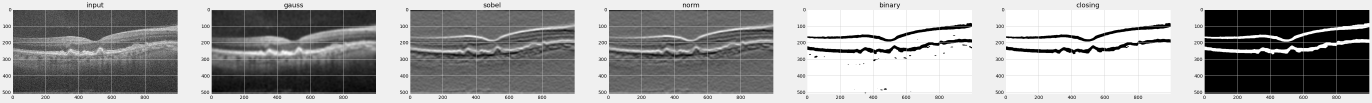
#> input picture solution1/pipeline_image_treatment.png, 4115 x 307 px (shown at 1/3 size); its folder holds only this picture in this run
$ python -i retina_quantification.py   (imports and definitions only)
#> lines starting #> are read from the running program, lines starting #| are printed output that depends on the picture; after the words box and inside, x2 and y2 are one past the last pixel; in counts of white or black regions, pixels touching at a corner belong together
#> further down, picture is the input picture: shape (307, 4115, 3); min 0, max 255, mean 159.9
from matplotlib import pyplot as plt
import matplotlib.image as mpimg
import numpy as np
import scipy
from skimage.filters import threshold_otsu,sobel,sobel_v,sobel_h
from scipy import ndimage
import os
from os import listdir
from os.path import isfile, join
from PIL import Image
from scipy import io
import pandas as pd
from scipy import ndimage
from scipy import signal
import skimage.filters as skifilt
import skimage.segmentation as skiseg
import skimage.morphology as skimorph
import cv2

def mask(input,sigma=9,area_threshold=2000):
#> called with sigma = 9, area_threshold = 2000
	i_gauss = ndimage.gaussian_filter(input,sigma)
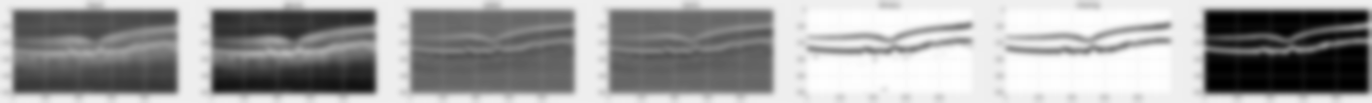
#> i_gauss: shape (307, 4115, 3) (shown at 1/3 size); min 0, max 254, mean 158.7
	i_gauss = (i_gauss-np.min(i_gauss))/(np.max(i_gauss)-np.min(i_gauss))
	i_sobel_v=scipy.ndimage.sobel(i_gauss, axis=0, output=None, mode='reflect', cval=0.0)
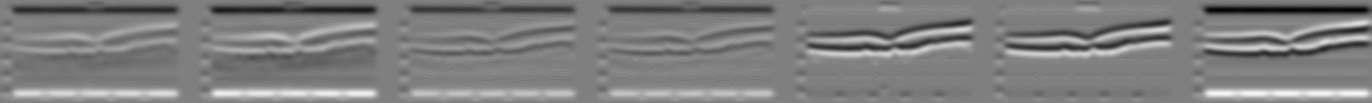
#> i_sobel_v: shape (307, 4115, 3) float64 (shown at 1/3 size); min -1.39, max 1.39, mean -0.001; drawn with min black and max white
	i_sobel_h=scipy.ndimage.sobel(i_gauss, axis=1, output=None, mode='reflect', cval=0.0)
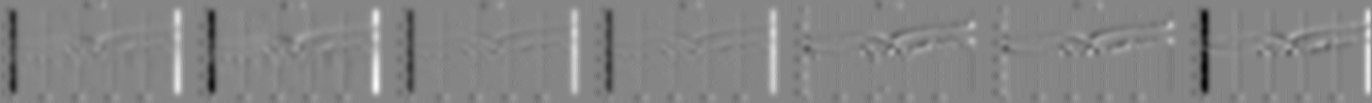
#> i_sobel_h: shape (307, 4115, 3) float64 (shown at 1/3 size); min -1.39, max 1.26, mean -0.00219; drawn with min black and max white

	i_sobel=i_sobel_v #+i_sobel_h**2
	i_normalized=i_sobel
	tho = skifilt.threshold_otsu(i_normalized)
#> tho = 0.2
	i_bw = i_normalized<tho
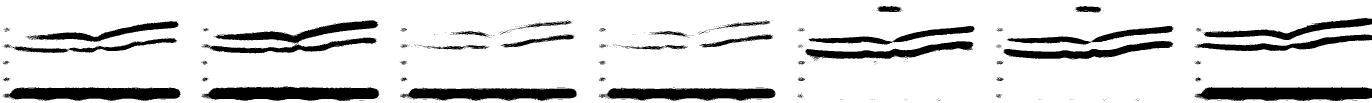
#> i_bw: shape (307, 4115, 3) bool (shown at 1/3 size); 85.2% white; 465 black regions (400 under 20 px), largest, box (x1, y1, x2, y2) and area: (3583, 261, 4115, 303) 18462, (604, 259, 1139, 303) 18083, (8, 262, 543, 303) 17168
	i_rh = skimorph.remove_small_holes(i_bw,area_threshold)
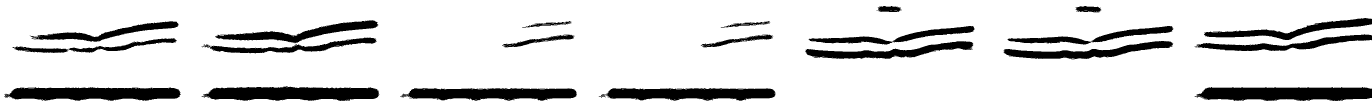
#> i_rh: shape (307, 4115, 3) bool (shown at 1/3 size); 85.9% white; 21 black regions, largest, box (x1, y1, x2, y2) and area: (3583, 261, 4115, 303) 18416, (604, 259, 1139, 303) 18032, (12, 262, 543, 302) 17124

	kernel = np.ones((20,20),np.uint8)
	i_rh_8 = np.array(1-i_rh, dtype=np.uint8)
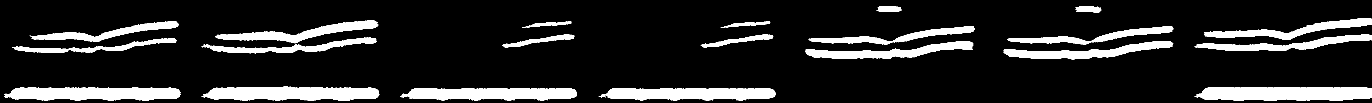
#> i_rh_8: shape (307, 4115, 3) (shown at 1/3 size); values 0 (black) and 1 (white), 14.1% white; 21 white regions, largest, box (x1, y1, x2, y2) and area: (3583, 261, 4115, 303) 18416, (604, 259, 1139, 303) 18032, (12, 262, 543, 302) 17124
	i_closing = cv2.morphologyEx(i_rh_8, op=cv2.MORPH_CLOSE,kernel=kernel)
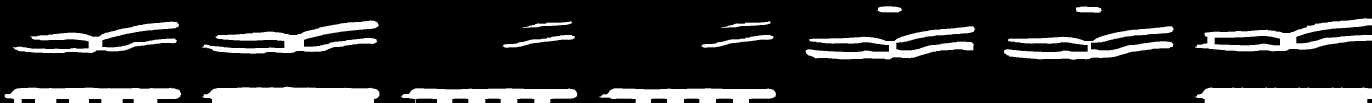
#> i_closing: shape (307, 4115, 3) (shown at 1/3 size); values 0 (black) and 1 (white), 15.8% white; 16 white regions, largest, box (x1, y1, x2, y2) and area: (605, 260, 1140, 307) 21926, (3584, 262, 4115, 307) 21807, (3585, 55, 4115, 154) 20383
	return(i_closing)

# [49 lines left out: functions first_layer, first_layer_bottom, last_layer, last_layer_top, jump_filter, not called in this run]

def golay_filter(layer):
    layer_smooth=signal.savgol_filter(layer,polyorder=2, window_length=51, deriv=0, delta=10.0, axis=- 1, mode='interp', cval=0.0)
    return(layer_smooth)


# [17 lines left out: function layers, not called in this run]
# np.where(layer==None)

def TR_layers(layers):
    f_l,l_l,b_f_l,t_l_l=layers
    return(l_l-f_l)

def RPEDC_layers(layers):
    f_l,l_l,b_f_l,t_l_l=layers
    return(l_l-t_l_l)

def NSR_layers(layers):
    f_l,l_l,b_f_l,t_l_l=layers
    return(t_l_l-f_l)

# [57 lines left out: functions Convexity_layers, compute_folder, not called in this run]

>>> import cv2
>>> picture = cv2.imread('pipeline_image_treatment.png')
>>> result = mask(picture)

$ run again, on solution1/RPEDC_distance.png
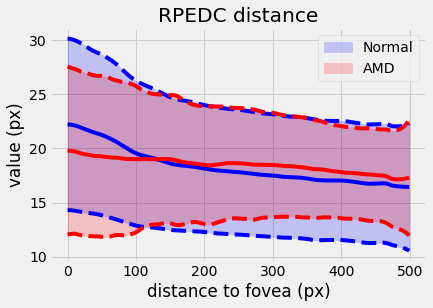
#> input picture solution1/RPEDC_distance.png, 433 x 308 px
#> picture is the input picture: shape (308, 433, 3); mean B, G, R 216, 197.5, 218
#> in mask, `i_sobel_h=scipy.ndimage.sobel(i_gauss, axis=1, output=None, mode='refl..`:
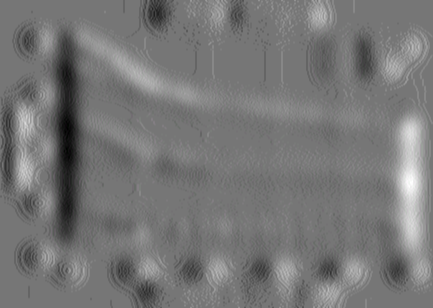
#> i_sobel_h: shape (308, 433, 3) float64; mean B, G, R 0.00364, 0.00364, 0.00364; drawn with min black and max white
#> tho = -0.149
#> in mask, `i_closing = cv2.morphologyEx(i_rh_8, op=cv2.MORPH_CLOSE,kernel=kernel)`:
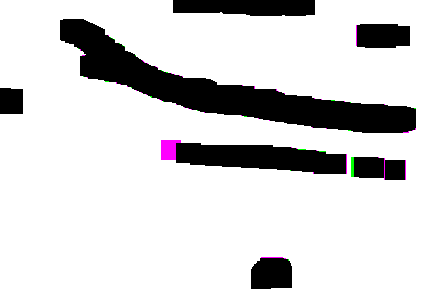
#> i_closing: shape (308, 433, 3); mean B, G, R 0.841, 0.838, 0.841; drawn with 1 as white

$ run again, on solution1/TR_distance.png
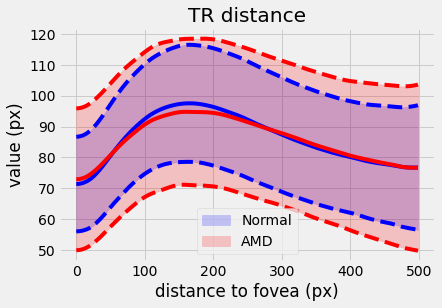
#> input picture solution1/TR_distance.png, 442 x 308 px
#> picture is the input picture: shape (308, 442, 3); mean B, G, R 212.7, 196.4, 220.1
#> in mask, `i_sobel_h=scipy.ndimage.sobel(i_gauss, axis=1, output=None, mode='refl..`:
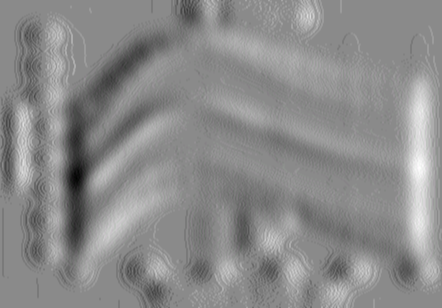
#> i_sobel_h: shape (308, 442, 3) float64; mean B, G, R 0.00334, 0.00334, 0.00334; drawn with min black and max white
#> tho = -0.107
#> in mask, `i_closing = cv2.morphologyEx(i_rh_8, op=cv2.MORPH_CLOSE,kernel=kernel)`:
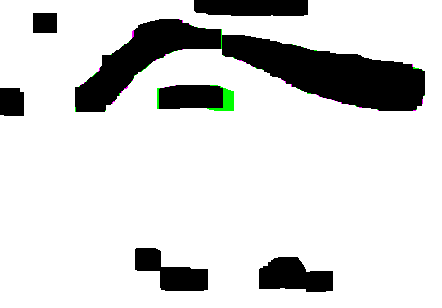
#> i_closing: shape (308, 442, 3); mean B, G, R 0.84, 0.843, 0.84; drawn with 1 as white

$ run again, on solution1/abnormal_score_histogram.png
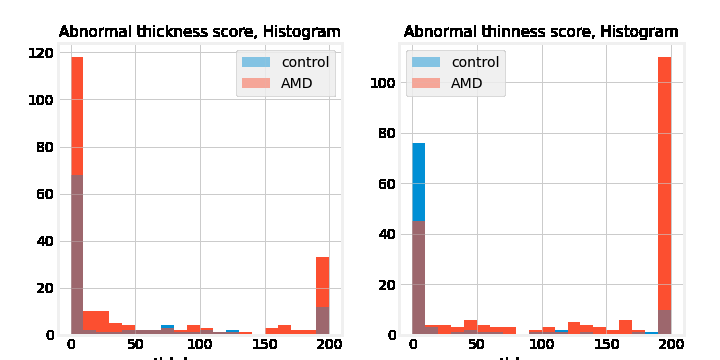
#> input picture solution1/abnormal_score_histogram.png, 720 x 360 px
#> picture is the input picture: shape (360, 720, 3); mean B, G, R 237.6, 238.1, 243.6
#> tho = -0.265
#> in mask, `i_closing = cv2.morphologyEx(i_rh_8, op=cv2.MORPH_CLOSE,kernel=kernel)`:
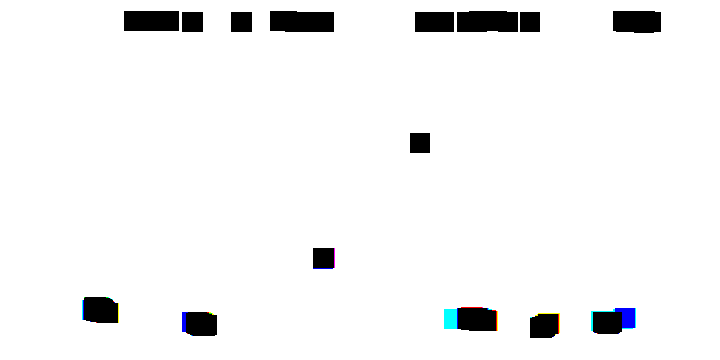
#> i_closing: shape (360, 720, 3); mean B, G, R 0.956, 0.955, 0.954; drawn with 1 as white
